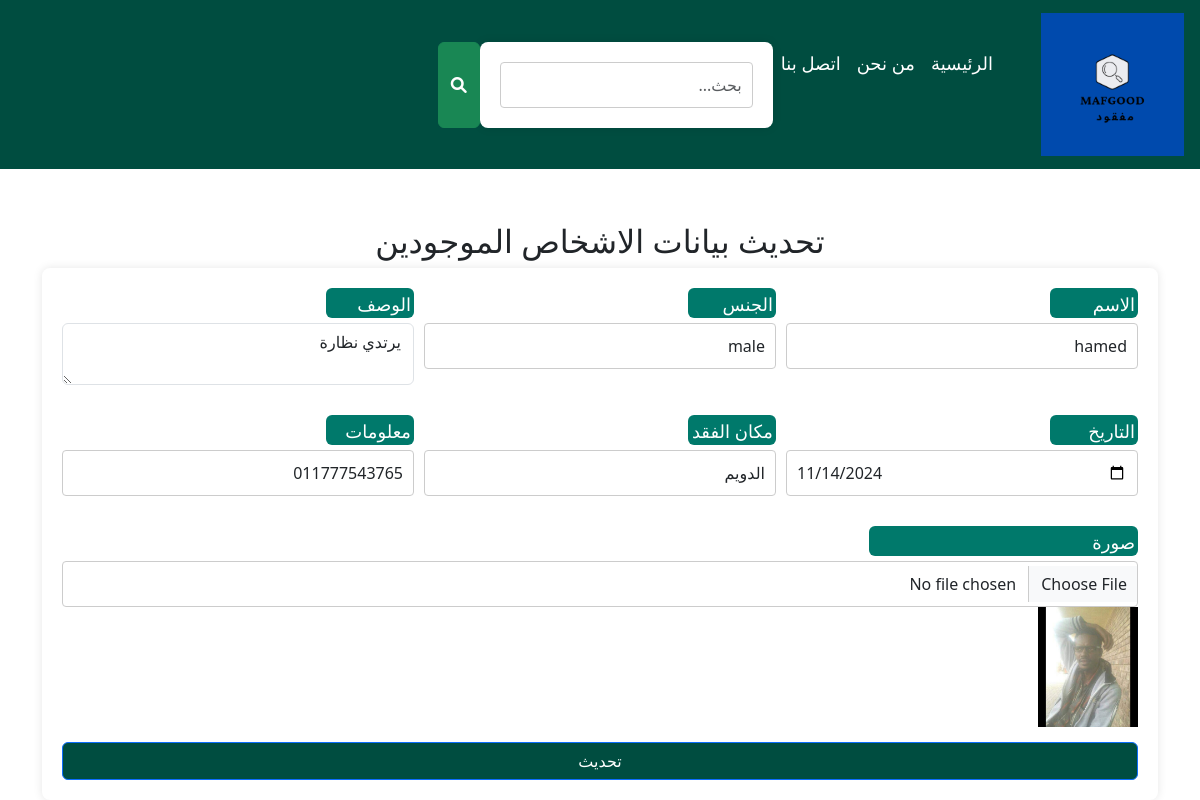
Screenshot of /edit_found_people.php?id=1082 (signed in) with the database file from the repository.
### tables this page shows
CREATE TABLE `found_people` (
  `id` int(11) NOT NULL,
  `name` varchar(100) DEFAULT NULL,
  `gender` varchar(10) NOT NULL,
  `description` varchar(200) NOT NULL,
  `date` date NOT NULL,
  `location` varchar(100) NOT NULL,
  `contact` varchar(100) NOT NULL,
  `image` varchar(255) NOT NULL,
  `user_id` int(100) NOT NULL
);

### edit_found_people.php (the view, shortened to what this page needs)
<?php
include('config.php');
if (isset($_GET['id'])) {
    $id = $_GET['id'];
    $result = mysqli_query($con, "SELECT * FROM found_people WHERE id='$id'");
    $row = mysqli_fetch_array($result);
} else {
    header("Location: view_found_people.php");
    exit;
}
?>
<!DOCTYPE html>
<html lang="ar">
<head>
    <link rel="stylesheet" href="display.css">
    <link rel="stylesheet" href="bootstrap/css/bootstrap.min.css">
    <link rel="stylesheet" href="https://cdnjs.cloudflare.com/ajax/libs/font-awesome/6.0.0-beta3/css/all.min.css">
</head>
<body>
<nav class="navbar navbar-expand-lg" style="background-color:#004d40;">
    <a class="navbar-brand" href="home_page.php">
    <img src="images/website/logo.png" alt="Logo image" id="logo-img" class="d-inline-block align-top">
    </a>
    <div class="collapse navbar-collapse" id="navbarNav">
        <ul class="navbar-nav">
            <li class="nav-item"><a class="nav-link" href="home_page.php">الرئيسية</a></li>
            <li class="nav-item"><a class="nav-link" href="we.html">من نحن</a></li>
            <li class="nav-item"><a class="nav-link" href="connect.php">اتصل بنا</a></li>
            <li>
            <li class="nav-item">
            <form  method="post" action="search.php" class="d-flex">
                        <input type="text" name="query" class="form-control search-bar" placeholder="بحث..." style="padding:nane">
    </li>
                        <button type="submit" class="btn btn-success search-button"><i class="fas fa-search"></i></button>
            </li>
        </ul>
    </div>
</nav>
<div class="container">
    <h2 class="text-center mt-4">تحديث بيانات الاشخاص الموجودين  </h2>
    <form action="" method="post" enctype="multipart/form-data">
        <div class="form-group" style="display: flex; gap: 10px;">
        <div style="flex: 1;">
            <label for="name">الاسم</label>
            <input type="text" name="name" class="form-control" value="<?php echo $row['name']; ?>" required>
        </div>
        <div style="flex: 1;">
            <label for="gender">الجنس</label>
            <input type="text" name="gender" class="form-control" value="<?php echo $row['gender']; ?>" required>
        </div>
        <div style="flex: 1;">
            <label for="description">الوصف</label>
            <textarea name="description" class="form-control" required><?php echo $row['description']; ?></textarea>
        </div>
        </div>
        <div class="form-group" style="display: flex; gap: 10px;">
        <div style="flex: 1;">
            <label for="date">التاريخ</label>
            <input type="date" name="date" class="form-control" value="<?php echo $row['date']; ?>" required>
        </div>
            <div style="flex: 1;">
                <label for="location">مكان الفقد</label>
                <input type="text" name="location" class="form-control" value="<?php echo $row['location']; ?>" required>
            </div>
            <div style="flex: 1;">
            <label for="contact"  class="lab">معلومات الاتصال</label>
                <input type="text" name="contact" class="form-control" value="<?php echo $row['contact']; ?>" required>
            </div>
        </div>
        <div class="form-group">
            <label for="image">صورة</label>
            <input type="file" name="image" class="form-control">
            <img src="<?php echo $row['image']; ?>" width="100" alt="Document Image">
        </div>
        <button type="submit" name="update" class="btn btn-primary btn-block laa ">تحديث</button>
    </form>
</div>
</body>
</html>

### display.css (style rules this page uses)
body { background-color: #e0f7fa; font-family: 'Cairo', sans-serif; direction: rtl; text-align: center; margin: 0; padding: 0; display: flex; flex-direction: column; min-height: 100vh; justify-content: space-between; }
body { direction: rtl; }
.navbar-nav .nav-link { color: white !important; font-size: 18px; }
.navbar-nav { justify-content: left; }
.container { max-width: 1200px; margin: 0 auto; padding: 0 10px; }
form { background-color: #ffffff; padding: 20px; border-radius: 8px; box-shadow: 0 0 10px rgba(0, 0, 0, 0.1); }
form div { margin-bottom: 15px; }
form label { display: block; margin-bottom: 5px; background-color:#00796b; font-size: 18px; color: white; height: 30px; width: 25%; border-radius: 6px; padding: 3px; }
form input[type="text"], form input[type="date"], form input[type="file"], form button, form select { width: 100%; padding: 10px; border: 1px solid #ccc; border-radius: 4px; font-size: 16px; }

### edit_found_people.php (style rules this page uses)
.laa { background-color: #004d40; color: white; }

### rows the page displays
found_people: name "hamed", gender "male", description "يرتدي نظارة", date "11/14/2024", location "الدويم", contact "011777543765", image (picture)
